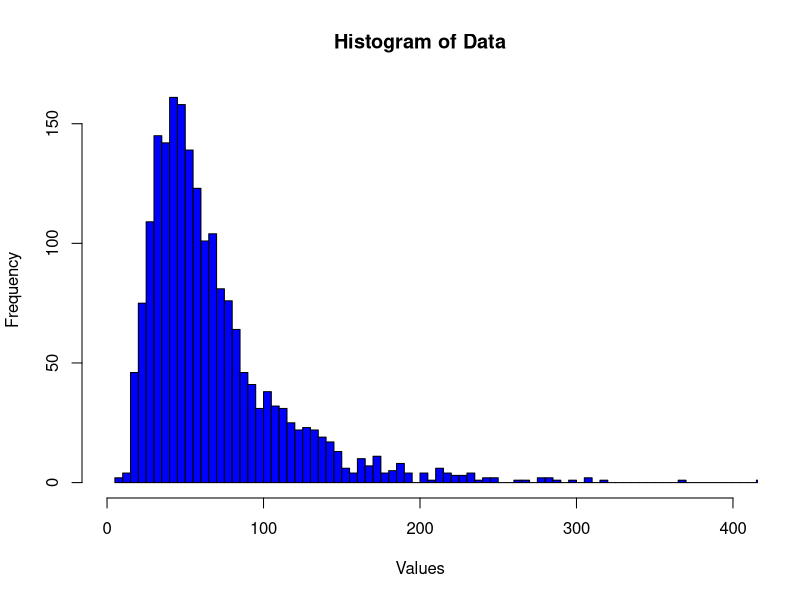

Here is the R script that generated this plot:
data <- read.table("data.txt", header = FALSE)
data_vector <- as.numeric(data$V1)
max_value <- max(data_vector)
breaks_count <- max_value / 5
hist(data_vector, main = "Histogram of Data", xlab = "Values", ylab = "Frequency", col = "blue", border = "black" , xlim = c(0 , 400) , breaks = breaks_count)
cat("mean is :" , mean(data_vector) , "\n")
cat("variance is :" , var(data_vector))
